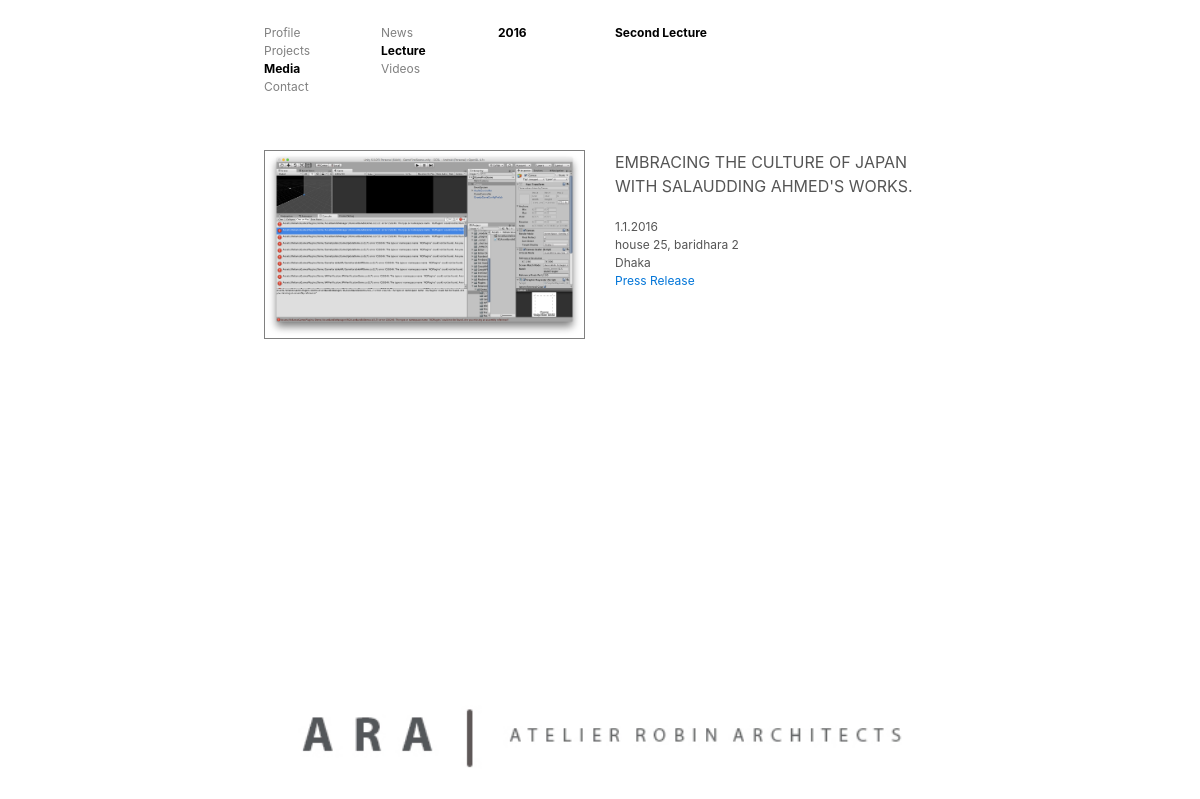
Screenshot of /index.php/media/lectureDetails/3 with the database file from the repository.
### tables this page shows
CREATE TABLE `lectures` (
  `id` int(11) NOT NULL,
  `title` varchar(255) NOT NULL,
  `description` text NOT NULL,
  `year` int(11) NOT NULL,
  `month` int(11) NOT NULL,
  `day` int(11) NOT NULL,
  `address` varchar(255) DEFAULT NULL,
  `city` varchar(255) DEFAULT NULL,
  `published` tinyint(1) DEFAULT '0'
);

### application/controllers/Media.php (called while the page is built, shortened)
<?php
class Media extends CI_Controller {
    public function __construct(){
        $this->load->model('NewsModel');
        $this->load->model('LecturesModel');
        $this->load->model('VideoModel');
    }
    public function lectureDetails($id){
        $data['body_id'] = "MEDIA";
        $data['page'] = "lecture_details_2";
        $data['news'] = $this->LecturesModel->GetPostById($id);
        $data['menu'] = "menus/media_menu";
        $data['menu2'] = "menus/lecture_years_menu";
        $data['menu3'] = "menus/lecture_titles_menu";
        $data["years"] = $this->LecturesModel->GetUniqueYears();
        $data['all_news'] = $this->LecturesModel->GetPublishedNewsByYear($data['news']["year"]);
        $data['yearmenuid'] = "#".$data['news']["year"];
        $data['newsmenuid'] = "#news".$id;
        if($data['news'])
            $this->load->view('TemplateProjects', $data);
        else
            redirect("media/lecture");
    }
}

### index.php (called while the page is built, shortened)
<?php
require_once BASEPATH.'core/CodeIgniter.php';

### application/models/LecturesModel.php (called while the page is built, shortened)
<?php
class LecturesModel extends CI_Model {
    function GetPostById($id){
        $sql = "select * from lectures where id=?";
        $q = $this->db->query($sql, array($id));
        $data = null;
        foreach ($q->result() as $row){
            $data = array(
                "id"            =>  $row->id,
                "title"         =>  $row->title,
                "description"   =>  $row->description,
                "year"          =>  $row->year,
                "month"         =>  $row->month,
                "day"           =>  $row->day,
                "address"       =>  $row->address,
                "city"          =>  $row->city,
                "published"     =>  $row->published,
                "images"        =>  $this->GetPostImages($row->id)
            );
        }
        return $data;
    }
    function GetPostImages($id){
        $sql = "select g.* from gallery g,lecture_images n where g.image_id=n.image_id and n.lecture_id=?";
        $q = $this->db->query($sql,array($id));
        $data = [];
        foreach ($q->result() as $row) {
            $data[] = array(
                "image_id"      =>  $row->image_id,
                "image_path"    =>  "uploads/".$row->image_path
            );
        }
        return $data;
    }
}

### application/views/lecture_details_2.php (the view, shortened to what this page needs)
<div class="row page_content pre-scrollable" style="min-height: 400px;height: 400px;">
    <div class="col-md-6" align="center">
        <img src="<?php echo base_url().$news['images'][0]['image_path'];?>"
             style="max-height: 400px; max-width: 100%; margin: 0 auto; border: 1px solid gray;">
    </div>
    <div class="col-md-6 p-a-0">
        <div class="col-md-12" style="text-transform: uppercase; font-size: 16px;"><?php echo $news['description'];?></div>
        <div class="col-md-12" style="min-height: 20px;"></div>
        <div class="col-md-12"><?php echo $news['day'].".".$news["month"].".".$news["year"];?></div>
        <div class="col-md-12"><?php echo $news['address'];?></div>
        <div class="col-md-12"><?php echo $news['city'];?></div>
        <div class="col-md-12"><a href="<?php echo base_url().$news['images'][0]['image_path'];?>">Press Release</a> </div>
    </div>
</div>

### application/views/menus/lecture_titles_menu.php
<?php if(isset($all_news)):?>
    <div id="newsTitles" class="col-md-4 pre-scrollable" style="max-height: 80px;">
        <ul class="main_nav p-l-0">
            <?php foreach ($all_news as $news):?>
                <li><a id="<?php echo "news".$news["id"];?>" href="<?php echo base_url();?>index.php/media/lectureDetails/<?php echo $news["id"];?>"><?php echo $news["title"];?></a></li>
            <?php endforeach;?>
        </ul>
    </div>
<?php endif;?>

### style/ara_style_new.css (style rules this page uses)
html { height: 100%; }
body { height: 100%; display: flex; flex-direction: column; font-size: 12px; color: #555555; }
.main_nav li { list-style: none; }
.main_nav a { color: gray; }
.page_content { max-width: 60%; margin: 0 auto; width: 100%; }

### rows the page displays
lectures: title "Second Lecture", description "EMBRACING THE CULTURE OF JAPAN WITH SALAUDDING AHMED'S WORKS.", day "1", month "1", year "2016", address "house 25, baridhara 2", city "Dhaka"

### other values shown
$yr "2016"
